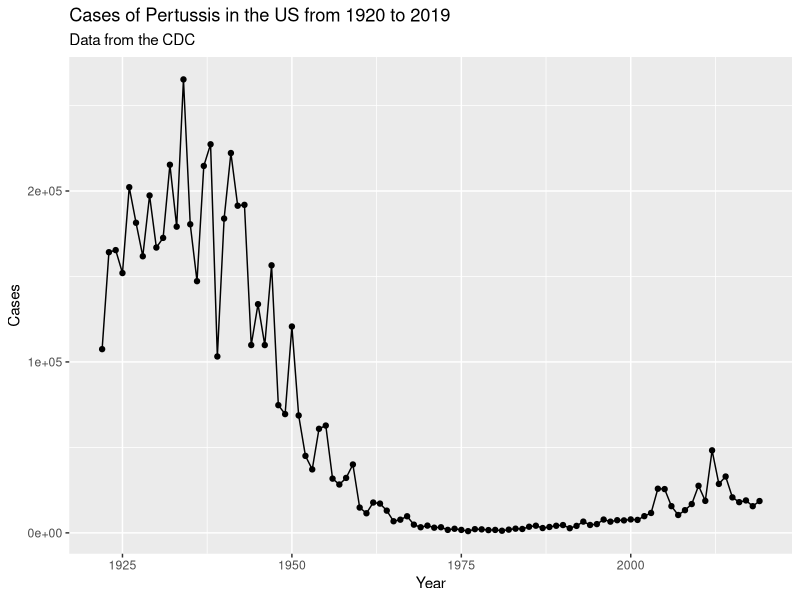
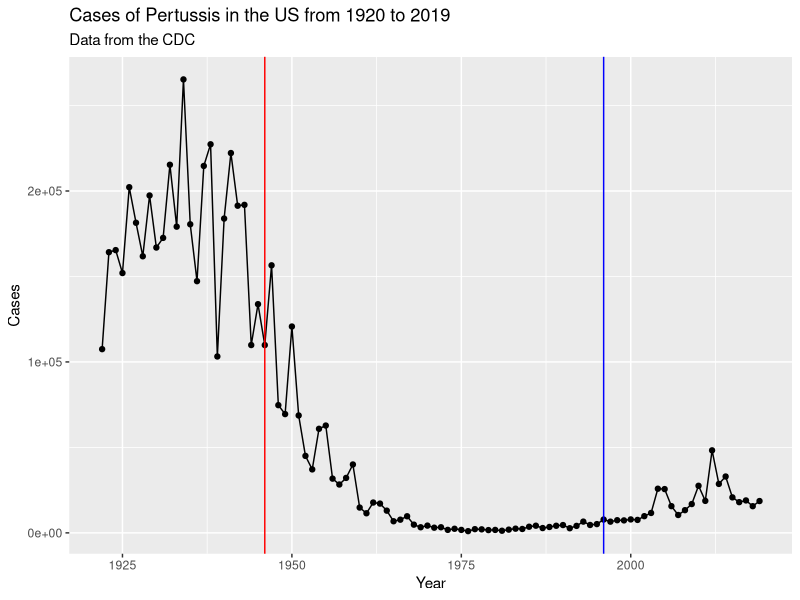

Write the R code that produced these figures, in order. (Note: this script raises an error after producing the figures.)
## ---- chunk 1
cdc <- data.frame(
                                 Year = c(1922L,1923L,1924L,1925L,
                                          1926L,1927L,1928L,1929L,1930L,1931L,
                                          1932L,1933L,1934L,1935L,1936L,
                                          1937L,1938L,1939L,1940L,1941L,1942L,
                                          1943L,1944L,1945L,1946L,1947L,
                                          1948L,1949L,1950L,1951L,1952L,
                                          1953L,1954L,1955L,1956L,1957L,1958L,
                                          1959L,1960L,1961L,1962L,1963L,
                                          1964L,1965L,1966L,1967L,1968L,1969L,
                                          1970L,1971L,1972L,1973L,1974L,
                                          1975L,1976L,1977L,1978L,1979L,1980L,
                                          1981L,1982L,1983L,1984L,1985L,
                                          1986L,1987L,1988L,1989L,1990L,
                                          1991L,1992L,1993L,1994L,1995L,1996L,
                                          1997L,1998L,1999L,2000L,2001L,
                                          2002L,2003L,2004L,2005L,2006L,2007L,
                                          2008L,2009L,2010L,2011L,2012L,
                                          2013L,2014L,2015L,2016L,2017L,2018L,
                                          2019L),
         Cases = c(107473,164191,165418,152003,
                                          202210,181411,161799,197371,
                                          166914,172559,215343,179135,265269,
                                          180518,147237,214652,227319,103188,
                                          183866,222202,191383,191890,109873,
                                          133792,109860,156517,74715,69479,
                                          120718,68687,45030,37129,60886,
                                          62786,31732,28295,32148,40005,
                                          14809,11468,17749,17135,13005,6799,
                                          7717,9718,4810,3285,4249,3036,
                                          3287,1759,2402,1738,1010,2177,2063,
                                          1623,1730,1248,1895,2463,2276,
                                          3589,4195,2823,3450,4157,4570,
                                          2719,4083,6586,4617,5137,7796,6564,
                                          7405,7298,7867,7580,9771,11647,
                                          25827,25616,15632,10454,13278,
                                          16858,27550,18719,48277,28639,32971,
                                          20762,17972,18975,15609,18617)
       )
## ---- chunk 2
library(ggplot2)
## ---- chunk 3
baseplot <- ggplot(cdc) + 
  aes(Year, Cases) +
  geom_point() +
  geom_line() +
  labs(title = "Cases of Pertussis in the US from 1920 to 2019", subtitle = "Data from the CDC")

baseplot
  
## ---- chunk 4
baseplot + geom_vline(xintercept= 1946, col = "red") + 
  geom_vline(xintercept=1996, col = "blue")
## ---- chunk 5
library(jsonlite)
## ---- chunk 6
subject <- read_json("https://www.cmi-pb.org/api/subject", simplifyVector = TRUE)

head(subject)
## ---- chunk 7
table(subject$infancy_vac)
## ---- chunk 8
table(subject$biological_sex)
## ---- chunk 9
table(subject$race, subject$biological_sex)
## ---- chunk 10
library(lubridate)
## ---- chunk 11
age_days <- today() - ymd(subject$year_of_birth)
age_years <- time_length(age_days, "years")
subject$age <- age_years
## ---- chunk 12
mean(subject$age)
## ---- chunk 13
library(dplyr)

ap.age <- filter(subject, infancy_vac == "aP")$age 
wp.age <- filter(subject, infancy_vac == "wP")$age 

mean(ap.age)

mean(wp.age)
## ---- chunk 14
t.test(ap.age, wp.age)
## ---- chunk 15
int <- ymd(subject$date_of_boost) - ymd(subject$year_of_birth)
age_at_boost <- time_length(int, "year")
head(age_at_boost)
## ---- chunk 16
ggplot(subject) +
  aes(age,
      fill=as.factor(infancy_vac)) +
  geom_histogram(show.legend=FALSE) +
  facet_wrap(vars(infancy_vac), nrow=2) 
## ---- chunk 17
specimen <- read_json("https://www.cmi-pb.org/api/specimen", simplifyVector = TRUE)

titer <- read_json("https://www.cmi-pb.org/api/ab_titer", simplifyVector = TRUE)
## ---- chunk 18
head(specimen)
## ---- chunk 19
head(titer)
## ---- chunk 20
meta <- inner_join(specimen, subject)
dim(meta)
head(meta)
## ---- chunk 21
abdata <- inner_join(titer, meta)
dim(abdata)
## ---- chunk 22
head(abdata)
## ---- chunk 23
table(abdata$isotype)
## ---- chunk 24
table(abdata$visit)
## ---- chunk 25
ig1 <- abdata %>% filter(isotype == "IgG1", visit!=8)
head(ig1)
## ---- chunk 26
ggplot(ig1) +
  aes(MFI, antigen) +
  geom_boxplot() + 
  facet_wrap(vars(visit), nrow=2)
## ---- chunk 27
ggplot(ig1) +
  aes(MFI, antigen, col=infancy_vac ) +
  geom_boxplot(show.legend = FALSE) + 
  facet_wrap(vars(visit), nrow=2) +
  theme_bw()
## ---- chunk 28
ggplot(ig1) +
  aes(MFI, antigen, col=infancy_vac ) +
  geom_boxplot(show.legend = FALSE) + 
  facet_wrap(vars(infancy_vac, visit), nrow=2)
## ---- chunk 29
filter(ig1, antigen=="Measles") %>%
  ggplot() +
  aes(MFI, col=infancy_vac) +
  geom_boxplot(show.legend = FALSE) +
  facet_wrap(vars(visit)) +
  theme_bw()
## ---- chunk 30
filter(ig1, antigen=="FIM2/3") %>%
  ggplot() +
  aes(MFI, col=infancy_vac) +
  geom_boxplot(show.legend = TRUE) +
  facet_wrap(vars(visit)) +
  theme_bw()
## ---- chunk 31
rna <- read_json("https://www.cmi-pb.org/api/v2/rnaseq?versioned_ensembl_gene_id=eq.ENSG00000211896.7" , simplifyVector = TRUE) 
## ---- chunk 32
ssrna <- inner_join(rna, meta)
head(ssrna)
## ---- chunk 33
ggplot(ssrna) +
  aes(visit, tpm, group=subject_id) +
  geom_point() +
  geom_line(alpha=0.2)
## ---- chunk 34
ggplot(ssrna) +
  aes(tpm, col=infancy_vac) +
  geom_boxplot() +
  facet_wrap(vars(visit))
## ---- chunk 35
ssrna %>%  
  filter(visit==4) %>% 
  ggplot() +
    aes(tpm, col=infancy_vac) + geom_density() + 
    geom_rug() 
